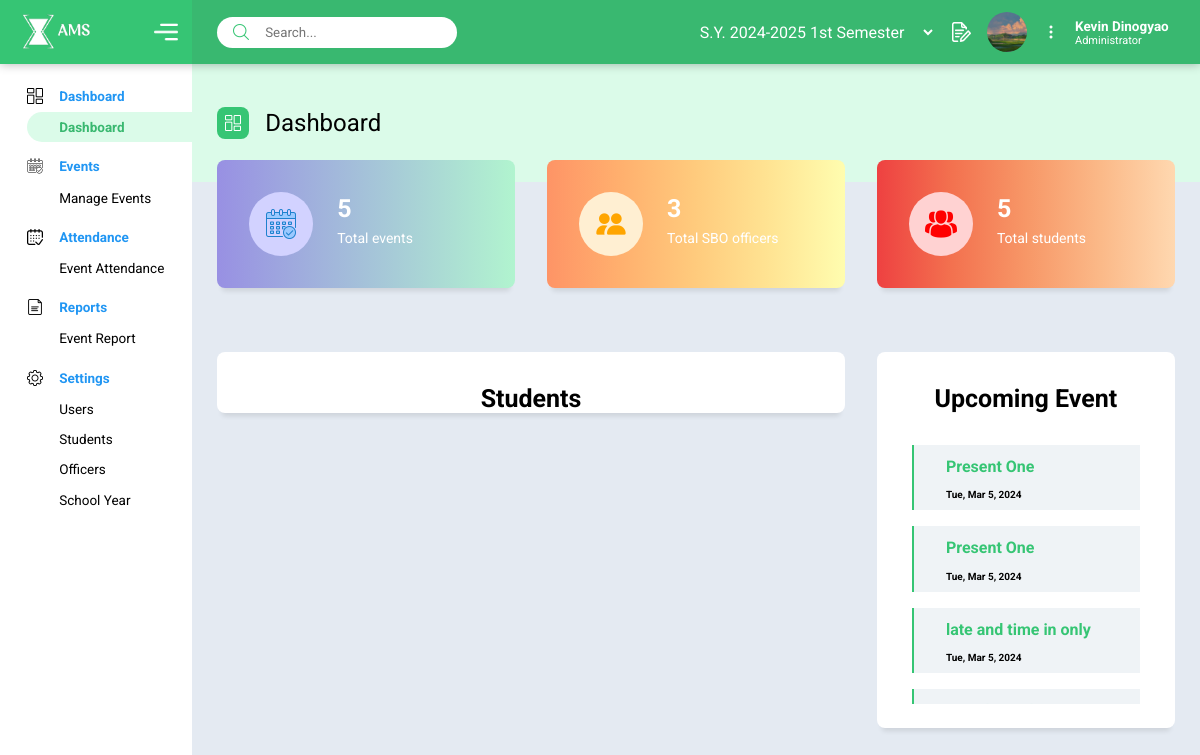
The app's page /includes/dashboard.php (signed in) with its own data.
### tables this page shows
CREATE TABLE `tbl_students` (
  `student_id` mediumint(9) NOT NULL,
  `first_name` varchar(50) NOT NULL,
  `last_name` varchar(50) NOT NULL,
  `gmail` varchar(50) NOT NULL,
  `year_level` enum('1st','2nd','3rd','4th') DEFAULT NULL,
  `status` enum('Active','Inactive') NOT NULL DEFAULT 'Active'
);

CREATE TABLE `tbl_sbo` (
  `sbo_id` int(3) NOT NULL,
  `student_id` mediumint(9) NOT NULL,
  `position` varchar(50) NOT NULL,
  `profile_img` longblob DEFAULT NULL
);

CREATE TABLE `tbl_system_user` (
  `user_id` bigint(20) NOT NULL DEFAULT current_timestamp(),
  `sbo_id` int(3) NOT NULL,
  `role` enum('Administrator','Attendance Manager','Event Manager') NOT NULL,
  `username` varchar(50) NOT NULL,
  `password` varchar(200) NOT NULL
);

### model/select/session-user.php (called while the page is built, shortened)
<?php
$userId = $_SESSION['user_id'];
$query = "SELECT * FROM tbl_students, tbl_sbo, tbl_system_user WHERE tbl_sbo.sbo_id = tbl_system_user.sbo_id and tbl_students.student_id = tbl_sbo.student_id and tbl_system_user.user_id = :user_id";
$stmt = $conn->prepare($query);
$stmt->bindParam(':user_id', $userId);
$stmt->execute();
if ($stmt->rowCount() > 0) {
    while ($row = $stmt->fetch(PDO::FETCH_ASSOC)) {
        $profileImg = '../uploads/' . $row['profile_img'];
        $fullName = $row['first_name'] . " " . $row['last_name'];
        $role = $row['role'];
    }
}

### includes/dashboard.php (the view, shortened to what this page needs)
<?php
require_once('../config/constant.php');
require_once(CURRENT_USER);
$activePage = basename($_SERVER['PHP_SELF'], '.php');
if($activePage == 'dashboard'){
  include('../ams/home.php');
}
?>
    <link rel="stylesheet" href="../assets/css/menu.css?version=<?php echo time(); ?>">
    <link rel="stylesheet" href="https://cdn.datatables.net/1.13.6/css/jquery.dataTables.css" />
    <header>
        <div class="logo">
          <div>
            <img src="../icons/logo-white.png" alt="logo" id="logo">
            <span id="menu-toggle"><img src="../icons/menu.png" alt="menu" id="menu"></span>
          </div>
        </div>
        <div class="profile">
          <div class="search">
            <span><img src="../icons/search-interface-symbol.png" alt="search"></span>
            <form action="" method="POST" autocomplete="off">
              <input type="search" name="search" id="search" placeholder="Search...">
            </form>
          </div>
          <div class="card-profile" title="request">
          <div class="sy">
            <select name="school_year_id" id="sy">
              <?php
              $queryDefault = "SELECT * FROM tbl_school_year ORDER BY school_yearstart ASC";
              $defaultSchoolYearId = null;
              if (isset($_SESSION['sch_year'])) {
                  $selectedYear = $_SESSION['sch_year'];
                  $querySelected = "SELECT * FROM tbl_school_year WHERE school_year_id = :id";
                  $stmtSelected = $conn->prepare($querySelected);
                  $stmtSelected->bindParam(':id', $selectedYear);
                  $stmtSelected->execute();
                  $rowSelected = $stmtSelected->fetch(PDO::FETCH_ASSOC);
                  $defaultSchoolYearId = $rowSelected['school_year_id'];
              }
              $stmtDefault = $conn->prepare($queryDefault);
              $stmtDefault->execute();
              while ($rowDefault = $stmtDefault->fetch(PDO::FETCH_ASSOC)) {
                  $syDefault = "S.Y. " . $rowDefault['school_yearstart'] . "-" . $rowDefault['school_yearend'] . " " . $rowDefault['semester'];
                  if ($rowDefault['school_year_id'] == $defaultSchoolYearId) {
                      echo "<option value='" . $rowDefault['school_year_id'] . "' selected style='font-weight: bold;'>" . $syDefault . "</option>";
                  } else {
                      echo "<option value='" . $rowDefault['school_year_id'] . "'>" . $syDefault . "</option>";
                  }
              }
              ?>
          </select>
            </div>
            <?php if ($_SESSION['role'] == ACCOUNT_TYPE_A) {?>
              <a href="../ams/users.php" class="request">
                <img src="../icons/request.png" alt="request" >
              </a>
            <?php }?>
            <img src="<?php echo $profileImg;?>" alt="profile">
            <div class="menu-profile">
              <img src="../icons/dots.png" alt="menu" id="profile-menu">
            </div>
            <div class="card-user">
              <p><?php echo $fullName;?></p>
              <p><?php echo $role;?></p>
            </div>
          </div>
        </div>
    </header>
    <section class="menu-section" id="container">
        <div class="menu-container">
            <nav class="main-container">
                  <div class="main dashboard">
                    <div class="title">
                      <img src="../icons/dashboard.png" alt="dashboard">
                      <h4>Dashboard</h4>
                    </div>
                    <div class="sub">
                      <a href="../includes/dashboard.php" class="<?= ($activePage == 'dashboard') ? 'active-page':''; ?>">Dashboard</a>
                    </div>
                  </div>
                  <div class="main events">
                    <div class="title">
                      <img src="../icons/calendar.png" alt="calendar">
                      <h4>Events</h4>
                    </div>
                    <div class="sub">
                      <a href="../ams/events.php" class="<?= ($activePage == 'events') ? 'active-page':''; ?>">Manage Events</a>
                    </div>
                  </div>
                  <?php
                    if ($_SESSION['role'] == ACCOUNT_TYPE_A || $_SESSION['role'] == ACCOUNT_TYPE_AM) {
                        echo "
                          <div class='main attendance'>
                            <div class='title'>
                              <img src='../icons/calendar (1).png' alt='attendance'>
                              <h4>Attendance</h4>
                            </div>
                            <div class='sub'>
                              <a href='../ams/attendance-events.php' class='".($activePage == 'attendance-events' ? 'active-page':''). "'>Event Attendance</a>
                            </div>
                          </div>
                      ";
                    }
                  ?>
                  <div class='main report'>
                      <div class='title'>
                          <img src='../icons/file.png' alt='report'>
                          <h4>Reports</h4>
                      </div>
                      <div class='sub'>
                        <a href='../ams/report-events.php' class='<?=($activePage == 'report-events') ? 'active-page' :''; ?>'>Event Report</a>
                    </div>
                  </div>
                  <div class="main setting">
                    <div class="title">
                      <img src="../icons/settings.png" alt="setting">
                      <h4>Settings</h4>
                    </div>
                    <div class="sub">
                      <a href="../ams/users.php" class="<?= ($activePage == 'users') ? 'active-page':''; ?>">Users</a>
                    <?php
                      if($_SESSION['role'] == ACCOUNT_TYPE_A){
                        echo"
                        <a href='../ams/students.php' class='" . ($activePage == 'students' ? 'active-page' : '') . "'>Students</a>
                        <a href='../ams/officers.php' class='" . ($activePage == 'officers' ? 'active-page' : '') . "'>Officers</a>
                        <a href='../ams/schoolyear.php' class='".($activePage == 'schoolyear' ? 'active-page':'') . "'>School Year</a>
                        ";
                      }
                    ?>
                    </div>
                  </div>
            </nav>
        </div>
    </section>

### assets/css/menu.css (style rules this page uses)
:root { --font: 'Righteous', cursive; --font: 'Roboto', sans-serif; --fontsize: 13.5px; --colorBG: #e4eaf2; --colorGrey: #eff3f6; --colorGreyD: #bdbdbd; --colorGreen: #36c574; --colorGreenD: #39b870; --colorMenuHover: #dbfbe9; --colorInfo: #53bcdc; --colorOrange: #FFA500; }
* { margin: 0; padding: 0; box-sizing: border-box; text-decoration: none; list-style: none; font-family: var(--font); font-family: var(--font); }
body { overflow-x: hidden; scrollbar-width: thin; scrollbar-color: transparent transparent; }
.active-page { color: #007BFF; }
body { width: 100vw; height: 100vh; background-color: var(--colorBG); }
.menu-section { height: 100vh; width: 16vw; z-index: 4; position: fixed; background-color: white; }
header { position: fixed; background-color: var(--colorGreenD); box-shadow: 0px 0px 10px 0px rgba(0,0,0,0.3); width: 100vw; height: 4rem; z-index: 5; display: grid; grid-template-columns: 16vw 84vw; grid-template-rows: 4rem; }
.logo { display: flex; justify-content: center; align-items: center; background-color: var(--colorGreen); }
.logo div { display: flex; justify-content: space-between; align-items: center; width: 85%; height: 4rem; }
.logo #logo { width: 5.5rem; height: 3rem; }
.logo #menu { width: 1.5rem; height: 1.5rem; }
.profile { margin-left: 2.5%; display: flex; justify-content: space-between; align-items: center; width: 94.4%; }
header input[type=search] { outline: none; border: none; border-radius: 2rem; padding: .5rem .5rem .5rem 3rem; width: 15rem; }
.main img { width: 1rem; height: 1rem; }
.search { position: relative; }
.search span > img { position: absolute; left: 1rem; bottom: .5rem; width: 1rem; height: 1rem; }
.card-profile { display: flex; justify-content: center; align-items: center; gap: 1rem; }
.card-profile .menu-profile { position: relative; }
.card-profile > img { border-radius: 100%; object-fit: cover; width: 2.5rem; height: 2.5rem; }
.card-profile .menu-profile img { width: 1rem; height: 1rem; cursor: pointer; }
.card-user { color: white; font-size: var(--fontsize); font-weight: bold; }
.card-user p:last-child { font-size: 11px; font-weight: normal; text-transform: capitalize; }
.card-profile .sy > select { font-size: var(--fontsize2); text-transform: capitalize; background-color: transparent; border: none; color: white; width: 15rem !important; padding: 0; }
.card-profile .sy > select option { color: black; text-align: left; }
.menu-container { margin-top: 5rem; padding-left: 1.7rem; }
.main-container { display: flex; flex-direction: column; gap: .5rem; }
.main { display: flex; flex-direction: column; }
.title img { display: block; }
.title { display: flex; align-items: center; line-height: 2rem; gap: 1rem; }
.sub a { padding: .2rem .2rem .2rem 2rem; line-height: 1.5rem; font-size: var(--fontsize); border-radius: 2rem 0 0 2rem; color: black; display: block; }
h4 { font-size: var(--fontsize); color: #2196f3; font-weight: bold; }
.main .sub .active-page { font-weight: bold; background-color: var(--colorMenuHover); color: var(--colorGreenD); }
.request { position: relative; }
.request img { width: 1.2rem; height: 1.2rem; }

### records on screen
tbl_students: tbl_sbo.profile_img (picture), fullName "Kevin Dinogyao", tbl_system_user.role "Administrator"

### other values on screen
$studentCount "5"
$sboCount "3"
$eventCount "5"
$rowEvent['event_name'] "Present One"
$rowEvent['formatted_date'] "Tue, Mar 5, 2024"
$rowEvent['event_name'] "late and time in only"
form field school_year_id "S.Y. 2024-2025 1st semester"
